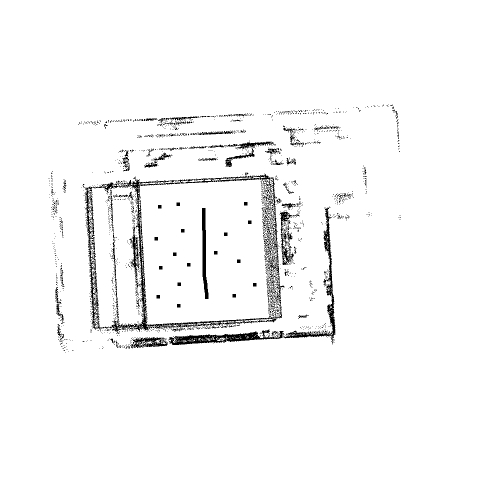
#> input picture fc_planner/test4.pgm, 1000 x 1000 px (shown at 1/2 size)
$ python hybrid_a_star_route_planner.py
#> lines starting #> are read from the running program, lines starting #| are printed output that depends on the picture; after the words box and inside, x2 and y2 are one past the last pixel; in counts of white or black regions, pixels touching at a corner belong together
### fc_planner/free_space_map.py
"""
Free Space Map
"""

import os

import matplotlib.patches as patches
import matplotlib.pyplot as plt
import matplotlib.transforms as transforms
import numpy as np

from pose import Pose


class FreeSpaceMap:
    def __init__(self, map_file_name):  ### 라이다 슬램을 기반하여 생성된 gridmap을 planning에 사용할 수 있도록 도와주는 class, visualize도 구현됨
#> called with map_file_name = 'test4.pgm'
        self.free_space = 255           ### 254는 흰색, 205는 회색
        self.resolution = 0.1  # [m]  픽셀과 미터사이의 변환을 다음과 같이 할 수 있음 --> 경로 생성에 사용되는 변수
        self.actual_resolution = 0.05  # 실제 맵 해상도
        self.scale_factor =  self.actual_resolution / self.resolution
        self.resolution_inverse = int(1 / self.resolution)

        self.parking_width = self._m_to_px(1)   ## 사용되는 값은 미터인데 실제 사용되는 값은 픽셀이기 때문에 이렇게 함
        self.parking_length = self._m_to_px(1)

        self.vehicle_width = self._m_to_px(0.7)
        self.vehicle_front_length = self._m_to_px(0.5)
        self.vehicle_rear_length = self._m_to_px(0.5)
        self.vehicle_length = self.vehicle_front_length + self.vehicle_rear_length

        self.translation = (-49.4, -48.7)
        self.rotation_angle = np.radians(0)

        map_file_path = os.path.join(os.path.dirname(__file__), map_file_name)  ## 입력 받은 파일 이름
        with open(map_file_path, "rb") as map_image:
            self.map = plt.imread(map_image)      ## self.map으로 받음. np.array로서 픽셀에 해당하는 색상값 가짐 // plt.imread 는 이미지 읽어오는 함수
#> self.map is the input picture: shape (1000, 1000); 97% white; black in thin lines or dots, all inside (x1, y1, x2, y2) = (97, 209, 801, 705)

        self.lot_width = self._px_to_m(self.map.shape[1])
#> self.lot_width = 100
        print(self.lot_width,"wigth",self.map.shape[1])
#| 100.0 wigth 1000
        self.lot_height = self._px_to_m(self.map.shape[0])
#> self.lot_height = 100
        print(self.lot_height,"height",self.map.shape[0])
#| 100.0 height 1000

        self.drop_off_spot = ()  ## 각각 세가지 값들 입력 받게 됨
        self.goal_state = ()
        self.parking_space = ()

        fig = plt.figure()
        self.ax = fig.add_subplot(111)

    def get_grid_index(self, x, y):
        return x + y * self.lot_width

    # [11 lines left out: functions is_not_on_obstacle, _is_on_obstacle, not called in this run]

    def set_drop_off_spot(self, x, y, theta):
        self.drop_off_spot = (x, y, theta)

    def get_drop_off_spot(self):
        return Pose(
            self._px_to_m(self.drop_off_spot[0]),
            self._px_to_m(self.drop_off_spot[1]),
            np.radians(self.drop_off_spot[2])
        )

    def set_goal_state(self, x, y, theta):
        self.goal_state = (x, y, theta)

    def set_goal_state_pose(self, pose):
        self.goal_state = (self._m_to_px(pose.x), self._m_to_px(pose.y), np.degrees(pose.theta))

    # [6 lines left out: function get_goal_state, not called in this run]

    def set_parking_space(self, x, y, theta):
        self.parking_space = (x, y, theta)

    # [6 lines left out: function get_parking_space, not called in this run]

    def plot_map(self):  ## visualization 부분
        plt.imshow(self.map, cmap="gray")
        print("polot")
        if self.drop_off_spot:
            self._draw_vehicle_pose(self.drop_off_spot, "blue")

        if self.goal_state:
            self._draw_vehicle_pose(self.goal_state, "yellow")
#> (the call stopped at in get_drop_off_spot, `return Pose( self._px_to_m(self.drop_off_spot[0]), self._px_to_m(self...`: pose is not available in this run)

        if self.parking_space:
            self._draw_parking_space(self.parking_space, "red")

        if self.drop_off_spot and self.goal_state:
            print("ssss")
            self.ax.set(
                xlim=[
                    min(self.drop_off_spot[0], self.goal_state[0]) - 800,
                    max(self.drop_off_spot[0], self.goal_state[0]) + 800
                ],
                ylim=[
                    min(self.drop_off_spot[1], self.goal_state[1]) - 1000,
                    max(self.drop_off_spot[1], self.goal_state[1]) + 1000
                ]
            )
        else:
            print("else")
            self.ax.set(
                xlim=[0, self.map.shape[1]], ylim=[0, self.map.shape[0]]
            )

    # [22 lines left out: functions plot_process, plot_route, not called in this run]


    def plot_show(self):
        if self.drop_off_spot:
            self._draw_vehicle_pose(self.drop_off_spot, "blue")

        if self.goal_state:
            self._draw_vehicle_pose(self.goal_state, "yellow")

        if self.parking_space:
            self._draw_parking_space(self.parking_space, "red")

        plt.show()
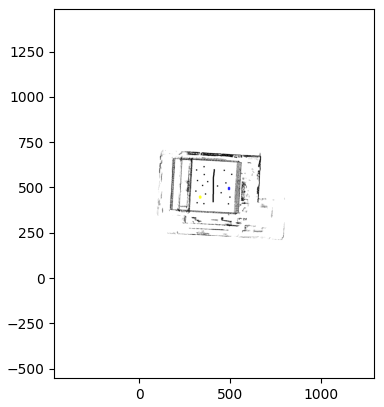
#> figure drawn by matplotlib, 1 panel

    # [10 lines left out: function _draw_parking_space, not called in this run]

    def _draw_vehicle_pose(self, pose, color):
        rotation = np.radians(pose[2])
        x = pose[0] - self.vehicle_rear_length * np.cos(rotation) + self.vehicle_width / 2 * np.sin(rotation)
        y = pose[1] - self.vehicle_rear_length / 2 * np.sin(rotation) - self.vehicle_width / 2 * np.cos(rotation)
        parking_space = patches.Rectangle((x, y), self.vehicle_length, self.vehicle_width, color=color, alpha=0.50)
        t = transforms.Affine2D().rotate_deg_around(
            pose[0], pose[1], pose[2]
        ) + self.ax.transData
        parking_space.set_transform(t)
        self.ax.add_patch(parking_space)

    def _m_to_px(self, m):   ## 미터 --> 픽셀
        return int(m * self.resolution_inverse)

    def _px_to_m(self, px):  ## 픽셀 --> 미터
        return px * self.resolution

    # [24 lines left out: functions transform_path, save_path_to_file, not called in this run]


# [6 lines that do not run on import are left out]

### fc_planner/hybrid_a_star_route_planner.py
"""
Free Space Hybrid A Star Route Planner

Reference:
PythonRobotics A* grid planning (author: Atsushi Sakai(@Atsushi_twi) / Nikos Kanargias (nkana@tee.gr))
https://github.com/AtsushiSakai/PythonRobotics/blob/master/PathPlanning/AStar/a_star.py
"""

import math

import matplotlib.pyplot as plt

from free_space_map import FreeSpaceMap
from pose import Pose


class Node:
    # [9 lines left out: function __init__, not called in this run]


class HybridAStarRoutePlanner:
    def __init__(self):
        self.free_space_map: FreeSpaceMap = None  ## FreeSpaceMap에 대한 클래스 인스턴스를 해당 self 변수가 받게 됨

        # Motion Model
        self.wheelbase = 0.3  ## 경로 생성 시 차량의 회전 반경 계산에 사용됨, 차량의 회전 및 이동시 경로의 각도를 결정하는데 영향을 줌
        steering_degree_inputs = [-60, -50, -40, -30, -20, -10, 0, 10, 20, 30, 40, 50, 60] ##  [-40, -20, -10, 0, 10, 20, 40] 도의 조향 각도 입력 값
        self.steering_inputs = [math.radians(x) for x in steering_degree_inputs]
        self.chord_lengths = [0.3, 0.5, 0.8, 1, 2]  ## 차량 이동 거리 설정. 경로 생성 시 각 노드에서 다음 노드를 생성할 때 사용됨

        self.goal_node = None

    def search_route(self, free_space_map: FreeSpaceMap, show_process=False):
        self.free_space_map = free_space_map
        start_pose = self.free_space_map.get_drop_off_spot()
        print(start_pose,"start_pose")
        goal_pose = self.free_space_map.get_goal_state()
        print(f"Start Hybrid A Star Route Planner (start {start_pose.x, start_pose.y}, end {goal_pose.x, goal_pose.y})")

        start_node = Node(start_pose, 0, 0, -1)
        self.goal_node = Node(goal_pose, 0, 0, -1)

        open_set = {self.free_space_map.get_grid_index(start_node.discrete_x, start_node.discrete_y): start_node}
        closed_set = {}

        while open_set:
            current_node_index = min(
                open_set,
                key=lambda o: open_set[o].cost + self.calculate_heuristic_cost(open_set[o]),
            )
            current_node = open_set[current_node_index]
            if show_process:
                self.plot_process(current_node, closed_set)
            if self.calculate_distance_to_end(current_node.pose) < 0.5:
                print("Find Goal")
                self.goal_node = current_node
                rx, ry = self.process_route(closed_set)
                self.free_space_map.plot_route(rx, ry)


                return rx, ry

            # Remove the item from the open set
            del open_set[current_node_index]

            # Add it to the closed set
            closed_set[current_node_index] = current_node

            next_nodes = [
                self.calculate_next_node(
                    current_node, current_node_index, velocity, steering
                )
                for steering in self.steering_inputs
                for velocity in self.chord_lengths
            ]
            for next_node in next_nodes:  ## 노드가 장애물과 충돌하는지 안하는지 확인
                if self.free_space_map.is_not_on_obstacle((next_node.discrete_x, next_node.discrete_y)):
                    next_node_index = self.free_space_map.get_grid_index(next_node.discrete_x, next_node.discrete_y)
                    if next_node_index in closed_set:
                        continue

                    if next_node_index not in open_set:
                        open_set[next_node_index] = next_node  # discovered a new node
                    else:
                        if open_set[next_node_index].cost > next_node.cost:
                            # This path is the best until now. record it
                            open_set[next_node_index] = next_node

        print("Cannot find Route")
        return [], []

    # [50 lines left out: functions process_route, calculate_next_node, calculate_heuristic_cost, calculate_distance_to_end, change_radians_range, plot_process, not called in this run]


def main():
    # free_space_map = FreeSpaceMap("modified_map.pgm")
    free_space_map = FreeSpaceMap("test4.pgm")
    # start and goal pose  (5262, 5781, 0)
    # free_space_map.set_drop_off_spot(5262, 5781, 0)
    # free_space_map.set_goal_state(7695, 5508, 90)
    free_space_map.set_drop_off_spot(494, 487, 90)
    free_space_map.set_goal_state(330, 447, -85)
    free_space_map.plot_map()
    hybrid_a_star_route_planner = HybridAStarRoutePlanner()
    hybrid_a_star_route_planner.search_route(free_space_map, True) ## 경로 생성을 진행되는 부분, True: 시각화, False: 시각화 제외 --> 시각화를 하면 계산이 느려짐 속도 차이 많이남
    free_space_map.plot_show()


if __name__ == "__main__":
    main()

$ run again, with fc_planner/test2.pgm copied over fc_planner/test4.pgm
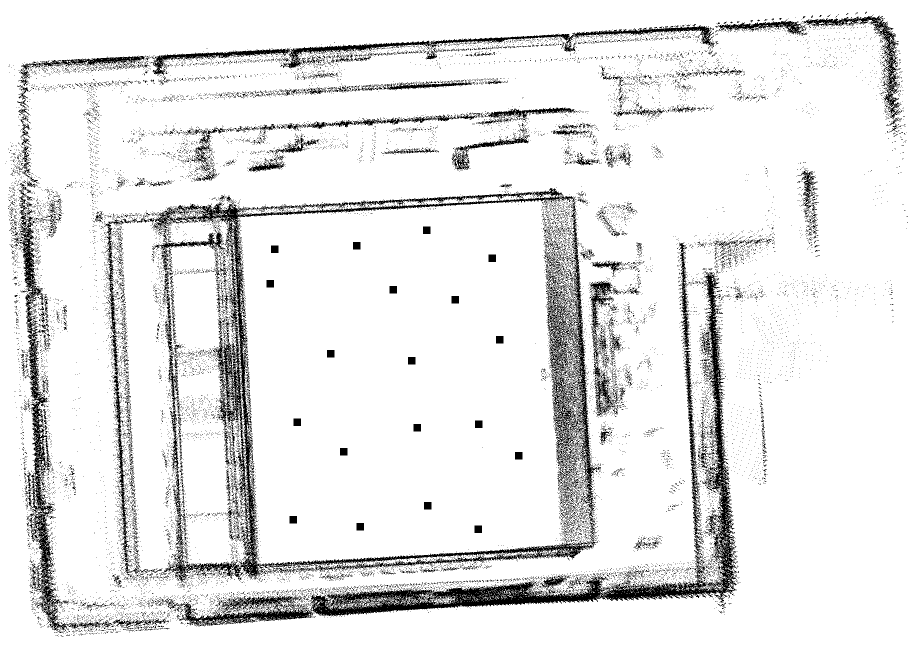
#> input picture fc_planner/test2.pgm, 1815 x 1293 px (shown at 1/2 size)
#> in __init__, self.map is the input picture: shape (1293, 1815); 90.6% white; black in thin lines or dots
#| 181.5 wigth 1815
#| 129.3 height 1293
#> in plot_show, `plt.show()`:
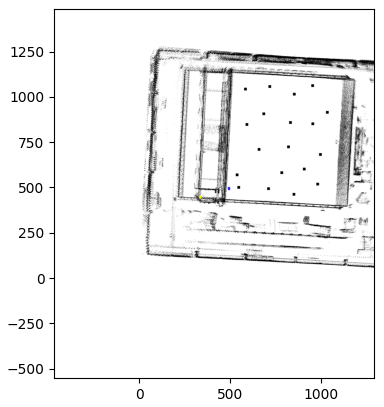
#> figure drawn by matplotlib, 1 panel

$ run again, with fc_planner/co.pgm copied over fc_planner/test4.pgm
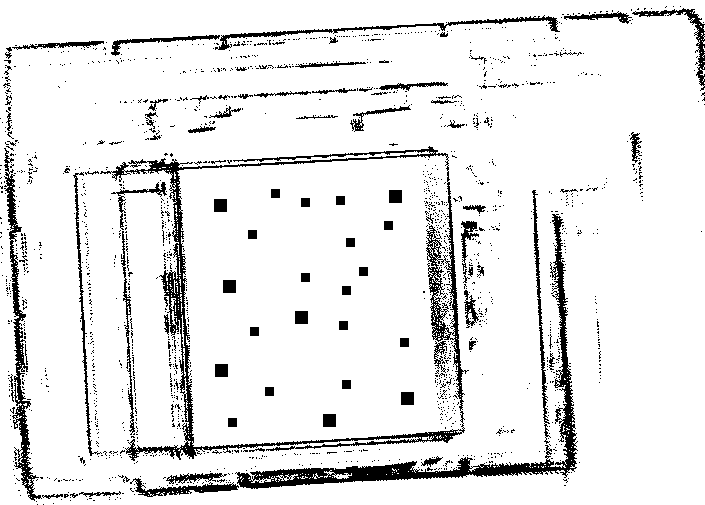
#> input picture fc_planner/co.pgm, 705 x 505 px
#> in __init__, self.map is the input picture: shape (505, 705); 90.9% white; 1669 black regions (1579 under 20 px), largest, box (x1, y1, x2, y2) and area: (100, 146, 469, 461) 7777, (235, 214, 578, 489) 5936, (4, 148, 42, 501) 2358
#| 70.5 wigth 705
#| 50.5 height 505
#> in plot_show, `plt.show()`:
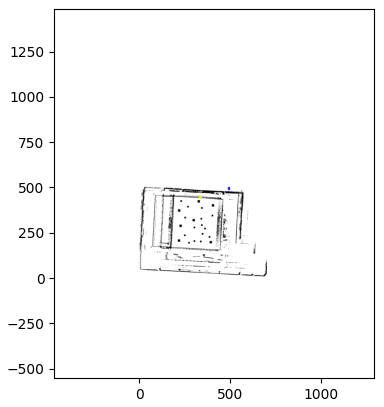
#> figure drawn by matplotlib, 1 panel
